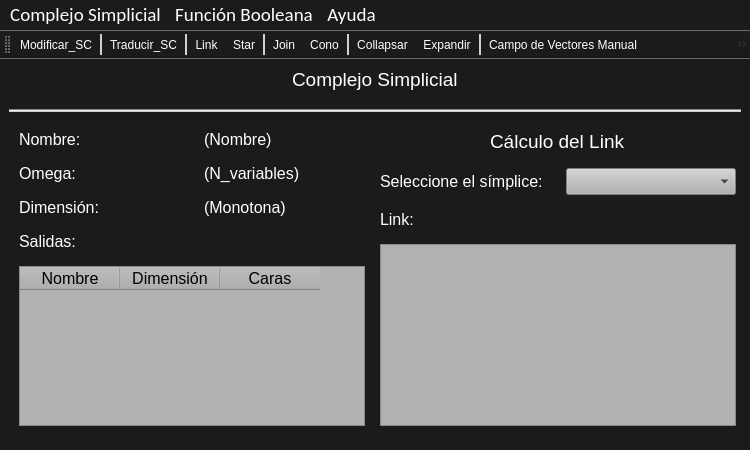
<?xml version="1.0" encoding="UTF-8"?>
<ui version="4.0">
 <class>TFG</class>
 <widget class="QMainWindow" name="TFG">
  <property name="geometry">
   <rect>
    <x>0</x>
    <y>0</y>
    <width>750</width>
    <height>450</height>
   </rect>
  </property>
  <property name="sizePolicy">
   <sizepolicy hsizetype="Preferred" vsizetype="Preferred">
    <horstretch>0</horstretch>
    <verstretch>0</verstretch>
   </sizepolicy>
  </property>
  <property name="font">
   <font>
    <family>Arial</family>
    <pointsize>20</pointsize>
   </font>
  </property>
  <property name="windowTitle">
   <string>TFG Pablo Ascorbe</string>
  </property>
  <property name="windowIcon">
   <iconset>
    <normaloff>../Recursos/icono.ico</normaloff>../Recursos/icono.ico</iconset>
  </property>
  <property name="styleSheet">
   <string notr="true">QWidget{
background-image: url(:/images/fondo.png);
background-color: rgb(27, 27, 27);
color: rgb(255, 255, 255);
}

QToolBar QToolButton{
color: rgb(255, 255, 255);
background-color:transparent;}

QToolBar QToolButton:hover{
	background-color: rgb(100, 100, 100);
}

QToolBar::separator{
	background-color: rgb(208, 208, 208);
	width: 2px;
}


QMenuBar::item:selected{
	background-color: rgb(100, 100, 100);
}

QMenu::item:selected{
	background-color: rgb(100, 100, 100);
}
</string>
  </property>
  <widget class="QWidget" name="centralwidget">
   <property name="enabled">
    <bool>true</bool>
   </property>
   <layout class="QGridLayout" name="gridLayout_2">
    <property name="sizeConstraint">
     <enum>QLayout::SetDefaultConstraint</enum>
    </property>
    <property name="horizontalSpacing">
     <number>11</number>
    </property>
    <property name="verticalSpacing">
     <number>18</number>
    </property>
    <item row="0" column="0" alignment="Qt::AlignHCenter">
     <widget class="QLabel" name="label_2">
      <property name="maximumSize">
       <size>
        <width>16777215</width>
        <height>30</height>
       </size>
      </property>
      <property name="font">
       <font>
        <pointsize>14</pointsize>
       </font>
      </property>
      <property name="text">
       <string>Complejo Simplicial</string>
      </property>
     </widget>
    </item>
    <item row="2" column="0">
     <layout class="QHBoxLayout" name="horizontalLayout" stretch="1,1">
      <property name="bottomMargin">
       <number>0</number>
      </property>
      <item>
       <layout class="QGridLayout" name="gridLayout_fijo">
        <property name="leftMargin">
         <number>10</number>
        </property>
        <property name="rightMargin">
         <number>10</number>
        </property>
        <property name="bottomMargin">
         <number>15</number>
        </property>
        <property name="horizontalSpacing">
         <number>24</number>
        </property>
        <property name="verticalSpacing">
         <number>15</number>
        </property>
        <item row="0" column="1">
         <widget class="QLabel" name="label_nombre_sc">
          <property name="font">
           <font>
            <pointsize>12</pointsize>
           </font>
          </property>
          <property name="text">
           <string>(Nombre)</string>
          </property>
         </widget>
        </item>
        <item row="1" column="1">
         <widget class="QLabel" name="label_omega">
          <property name="font">
           <font>
            <pointsize>12</pointsize>
           </font>
          </property>
          <property name="text">
           <string>(N_variables)</string>
          </property>
         </widget>
        </item>
        <item row="3" column="0" colspan="2">
         <widget class="QLabel" name="label_3">
          <property name="font">
           <font>
            <pointsize>12</pointsize>
           </font>
          </property>
          <property name="text">
           <string>Salidas:</string>
          </property>
         </widget>
        </item>
        <item row="0" column="0">
         <widget class="QLabel" name="label">
          <property name="font">
           <font>
            <pointsize>12</pointsize>
           </font>
          </property>
          <property name="text">
           <string>Nombre:</string>
          </property>
         </widget>
        </item>
        <item row="1" column="0">
         <widget class="QLabel" name="label_4">
          <property name="font">
           <font>
            <pointsize>12</pointsize>
           </font>
          </property>
          <property name="text">
           <string>Omega:</string>
          </property>
         </widget>
        </item>
        <item row="2" column="1">
         <widget class="QLabel" name="label_dimension">
          <property name="font">
           <font>
            <pointsize>12</pointsize>
           </font>
          </property>
          <property name="text">
           <string>(Monotona)</string>
          </property>
         </widget>
        </item>
        <item row="2" column="0">
         <widget class="QLabel" name="label_5">
          <property name="font">
           <font>
            <pointsize>12</pointsize>
           </font>
          </property>
          <property name="text">
           <string>Dimensión:</string>
          </property>
         </widget>
        </item>
        <item row="4" column="0" colspan="2">
         <widget class="QTableWidget" name="tableWidget">
          <property name="styleSheet">
           <string notr="true">color: rgb(0, 0, 0);
background-color: rgb(177, 177, 177);</string>
          </property>
          <column>
           <property name="text">
            <string>Nombre</string>
           </property>
           <property name="font">
            <font>
             <pointsize>12</pointsize>
            </font>
           </property>
          </column>
          <column>
           <property name="text">
            <string>Dimensión</string>
           </property>
           <property name="font">
            <font>
             <pointsize>12</pointsize>
            </font>
           </property>
          </column>
          <column>
           <property name="text">
            <string>Caras</string>
           </property>
           <property name="font">
            <font>
             <pointsize>12</pointsize>
            </font>
           </property>
          </column>
         </widget>
        </item>
       </layout>
      </item>
      <item>
       <layout class="QGridLayout" name="gridLayout_dinamico">
        <property name="leftMargin">
         <number>5</number>
        </property>
        <property name="rightMargin">
         <number>5</number>
        </property>
        <property name="bottomMargin">
         <number>15</number>
        </property>
        <property name="spacing">
         <number>15</number>
        </property>
        <item row="2" column="0" colspan="2">
         <widget class="QLabel" name="label_8">
          <property name="font">
           <font>
            <pointsize>12</pointsize>
           </font>
          </property>
          <property name="text">
           <string>Link:</string>
          </property>
         </widget>
        </item>
        <item row="3" column="0" colspan="2">
         <widget class="QListWidget" name="list_sim_link">
          <property name="font">
           <font>
            <pointsize>12</pointsize>
           </font>
          </property>
          <property name="styleSheet">
           <string notr="true">color: rgb(0, 0, 0);
background-color: rgb(177, 177, 177);</string>
          </property>
          <property name="alternatingRowColors">
           <bool>true</bool>
          </property>
         </widget>
        </item>
        <item row="1" column="0">
         <widget class="QLabel" name="label_7">
          <property name="font">
           <font>
            <pointsize>12</pointsize>
           </font>
          </property>
          <property name="text">
           <string>Seleccione el símplice:</string>
          </property>
         </widget>
        </item>
        <item row="1" column="1">
         <widget class="QComboBox" name="comboBox_sim_link">
          <property name="font">
           <font>
            <pointsize>12</pointsize>
           </font>
          </property>
          <property name="styleSheet">
           <string notr="true">color: rgb(0, 0, 0);
background-color: rgb(177, 177, 177);</string>
          </property>
         </widget>
        </item>
        <item row="0" column="0" colspan="2" alignment="Qt::AlignHCenter">
         <widget class="QLabel" name="label_6">
          <property name="font">
           <font>
            <pointsize>14</pointsize>
           </font>
          </property>
          <property name="text">
           <string>Cálculo del Link</string>
          </property>
         </widget>
        </item>
       </layout>
      </item>
     </layout>
    </item>
    <item row="1" column="0">
     <widget class="Line" name="line">
      <property name="styleSheet">
       <string notr="true">background-color: rgb(204, 204, 204);</string>
      </property>
      <property name="orientation">
       <enum>Qt::Horizontal</enum>
      </property>
     </widget>
    </item>
   </layout>
  </widget>
  <widget class="QMenuBar" name="menubar">
   <property name="geometry">
    <rect>
     <x>0</x>
     <y>0</y>
     <width>750</width>
     <height>29</height>
    </rect>
   </property>
   <property name="font">
    <font>
     <family>Calibri</family>
     <pointsize>14</pointsize>
    </font>
   </property>
   <widget class="QMenu" name="menuComplejo_Simplicial">
    <property name="font">
     <font>
      <family>MS Shell Dlg 2</family>
      <pointsize>12</pointsize>
     </font>
    </property>
    <property name="title">
     <string>Complejo Simplicial</string>
    </property>
    <addaction name="actionNuevo_sc"/>
    <addaction name="actionCargar_sc"/>
    <addaction name="actionGuardar_sc"/>
    <addaction name="actionListar_sc"/>
   </widget>
   <widget class="QMenu" name="menuFunci_n_Booleana">
    <property name="font">
     <font>
      <family>MS Shell Dlg 2</family>
      <pointsize>12</pointsize>
     </font>
    </property>
    <property name="title">
     <string>Función Booleana</string>
    </property>
    <addaction name="actionNuevo_bf"/>
    <addaction name="actionCargar_bf"/>
    <addaction name="actionGuardar_bf"/>
    <addaction name="actionListar_bf"/>
   </widget>
   <widget class="QMenu" name="menuAyuda">
    <property name="font">
     <font>
      <family>MS Shell Dlg 2</family>
      <pointsize>12</pointsize>
     </font>
    </property>
    <property name="title">
     <string>Ayuda</string>
    </property>
    <addaction name="actionAyuda"/>
    <addaction name="separator"/>
    <addaction name="actionAcerca"/>
   </widget>
   <addaction name="menuComplejo_Simplicial"/>
   <addaction name="menuFunci_n_Booleana"/>
   <addaction name="menuAyuda"/>
  </widget>
  <widget class="QToolBar" name="toolBar">
   <property name="minimumSize">
    <size>
     <width>0</width>
     <height>0</height>
    </size>
   </property>
   <property name="windowTitle">
    <string>toolBar</string>
   </property>
   <property name="orientation">
    <enum>Qt::Horizontal</enum>
   </property>
   <property name="iconSize">
    <size>
     <width>32</width>
     <height>32</height>
    </size>
   </property>
   <property name="floatable">
    <bool>true</bool>
   </property>
   <attribute name="toolBarArea">
    <enum>TopToolBarArea</enum>
   </attribute>
   <attribute name="toolBarBreak">
    <bool>false</bool>
   </attribute>
   <addaction name="actionModificar_SC"/>
   <addaction name="separator"/>
   <addaction name="actionTraducir_SC"/>
   <addaction name="separator"/>
   <addaction name="actionLink"/>
   <addaction name="actionStar"/>
   <addaction name="separator"/>
   <addaction name="actionJoin"/>
   <addaction name="actionCono"/>
   <addaction name="separator"/>
   <addaction name="actionCollapsar"/>
   <addaction name="actionExpandir"/>
   <addaction name="separator"/>
   <addaction name="actionCampo_de_Vectores_Manual"/>
   <addaction name="actionCampo_de_Vectors_autom_tico"/>
  </widget>
  <action name="actionNuevo_sc">
   <property name="text">
    <string>Nuevo</string>
   </property>
   <property name="shortcut">
    <string>Ctrl+N</string>
   </property>
  </action>
  <action name="actionCargar_sc">
   <property name="text">
    <string>Cargar</string>
   </property>
  </action>
  <action name="actionGuardar_sc">
   <property name="text">
    <string>Guardar</string>
   </property>
  </action>
  <action name="actionListar_sc">
   <property name="text">
    <string>Listar</string>
   </property>
  </action>
  <action name="actionNuevo_bf">
   <property name="text">
    <string>Nuevo</string>
   </property>
  </action>
  <action name="actionCargar_bf">
   <property name="text">
    <string>Cargar</string>
   </property>
  </action>
  <action name="actionGuardar_bf">
   <property name="text">
    <string>Guardar</string>
   </property>
  </action>
  <action name="actionListar_bf">
   <property name="text">
    <string>Listar</string>
   </property>
  </action>
  <action name="actionAyuda">
   <property name="text">
    <string>Ayuda de TFG Pablo Ascorbe</string>
   </property>
  </action>
  <action name="actionAcerca">
   <property name="text">
    <string>Acerca de la aplicación</string>
   </property>
  </action>
  <action name="actionModificar_SC">
   <property name="icon">
    <iconset resource="../Recursos/resources.qrc">
     <normaloff>:/images/edit.ico</normaloff>:/images/edit.ico</iconset>
   </property>
   <property name="text">
    <string>Modificar_SC</string>
   </property>
   <property name="toolTip">
    <string>Modificar el Complejo Simplicial</string>
   </property>
   <property name="shortcut">
    <string>Ctrl+1</string>
   </property>
  </action>
  <action name="actionTraducir_SC">
   <property name="icon">
    <iconset resource="../Recursos/resources.qrc">
     <normaloff>:/images/translation_sc_to_bf.ico</normaloff>:/images/translation_sc_to_bf.ico</iconset>
   </property>
   <property name="text">
    <string>Traducir_SC</string>
   </property>
   <property name="toolTip">
    <string>Traducir el complejo simplicial a una función booleana</string>
   </property>
  </action>
  <action name="actionLink">
   <property name="icon">
    <iconset resource="../Recursos/resources.qrc">
     <normaloff>:/images/link.ico</normaloff>:/images/link.ico</iconset>
   </property>
   <property name="text">
    <string>Link</string>
   </property>
   <property name="toolTip">
    <string>Calcular Link para un símplice</string>
   </property>
  </action>
  <action name="actionStar">
   <property name="icon">
    <iconset resource="../Recursos/resources.qrc">
     <normaloff>:/images/star.ico</normaloff>:/images/star.ico</iconset>
   </property>
   <property name="text">
    <string>Star</string>
   </property>
   <property name="toolTip">
    <string>Calcular Star para un símplice</string>
   </property>
  </action>
  <action name="actionJoin">
   <property name="icon">
    <iconset resource="../Recursos/resources.qrc">
     <normaloff>:/images/join.ico</normaloff>:/images/join.ico</iconset>
   </property>
   <property name="text">
    <string>Join</string>
   </property>
   <property name="toolTip">
    <string>Calcular el Join del complejo simplicial con otro a seleccionar</string>
   </property>
  </action>
  <action name="actionCono">
   <property name="icon">
    <iconset resource="../Recursos/resources.qrc">
     <normaloff>:/images/cone.ico</normaloff>:/images/cone.ico</iconset>
   </property>
   <property name="text">
    <string>Cono</string>
   </property>
   <property name="toolTip">
    <string>Calcular el cono del Complejo Simplicial</string>
   </property>
  </action>
  <action name="actionCollapsar">
   <property name="icon">
    <iconset resource="../Recursos/resources.qrc">
     <normaloff>:/images/collapse.ico</normaloff>:/images/collapse.ico</iconset>
   </property>
   <property name="text">
    <string>Collapsar</string>
   </property>
   <property name="toolTip">
    <string>Collapsar el Complejo Simplicial</string>
   </property>
  </action>
  <action name="actionExpandir">
   <property name="icon">
    <iconset resource="../Recursos/resources.qrc">
     <normaloff>:/images/expand.ico</normaloff>:/images/expand.ico</iconset>
   </property>
   <property name="text">
    <string>Expandir</string>
   </property>
   <property name="toolTip">
    <string>Expandir el Complejo Simplicial</string>
   </property>
  </action>
  <action name="actionCampo_de_Vectores_Manual">
   <property name="icon">
    <iconset resource="../Recursos/resources.qrc">
     <normaloff>:/images/manual_vf.ico</normaloff>:/images/manual_vf.ico</iconset>
   </property>
   <property name="text">
    <string>Campo de Vectores Manual</string>
   </property>
   <property name="toolTip">
    <string>Calcular un campo de vectores manualmente</string>
   </property>
  </action>
  <action name="actionCampo_de_Vectors_autom_tico">
   <property name="icon">
    <iconset resource="../Recursos/resources.qrc">
     <normaloff>:/images/auto_vf.ico</normaloff>:/images/auto_vf.ico</iconset>
   </property>
   <property name="text">
    <string>Campo de Vectors automático</string>
   </property>
   <property name="toolTip">
    <string>Calcular un campo de vectores automáticamente</string>
   </property>
  </action>
 </widget>
 <resources>
  <include location="../Recursos/resources.qrc"/>
 </resources>
 <connections/>
</ui>
